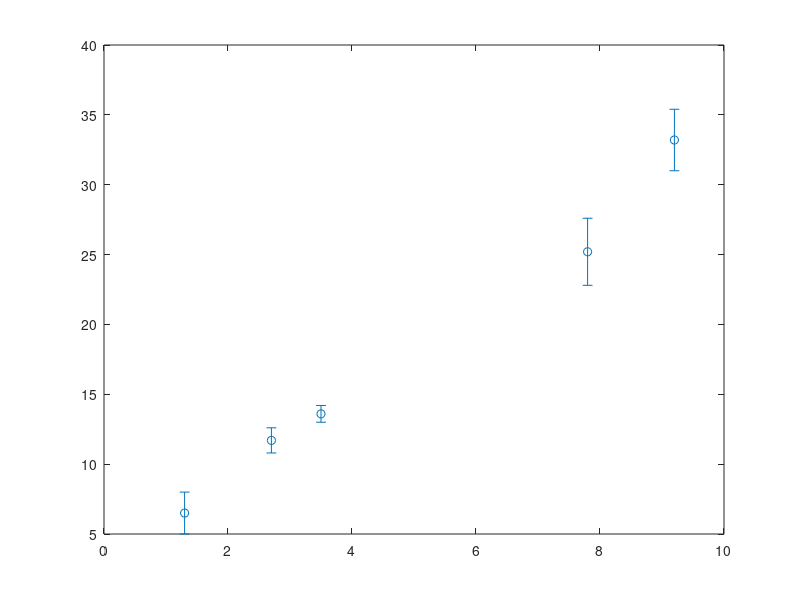

The MATLAB script that drew this image: (Note: this script raises an error after producing the figure.)
% Detta skript visar hur man passar en rät linje
%      y(x) = k*x + m
% till en dataserie där vi har ett mått på osäkerheten i varje punkt (dy):

x = [1.3 2.7 3.5 7.8 9.2];
y = [6.5 11.7 13.6 25.2 33.2];
dy = [1.5 0.9 0.6 2.4 2.2];

% Vi kan plotta punkterna med osäkerhteen utritad
errorbar(x, y, dy, 'o')

% Nu genomför vi en s.k. "viktad" minsta kvadrat anpassning:
% http://se.mathworks.com/help/curvefit/fit.html
f = fittype('poly1');  % Linjär ekvation (2 parametrar)
options = fitoptions('poly1');
options.Weights = 1./dy;
fun = fit(x', y', f, options);
k=fun.p1
m=fun.p2

hold on;
handle = plot([x(1) x(end)], m + k*[x(1) x(end)]);
lbl = sprintf('fit (y = %.2f x + %.2f )', k, m);
legend('data', lbl, 'Location', 'NorthWest')
saveas(handle, 'wls_fit.png', 'png')